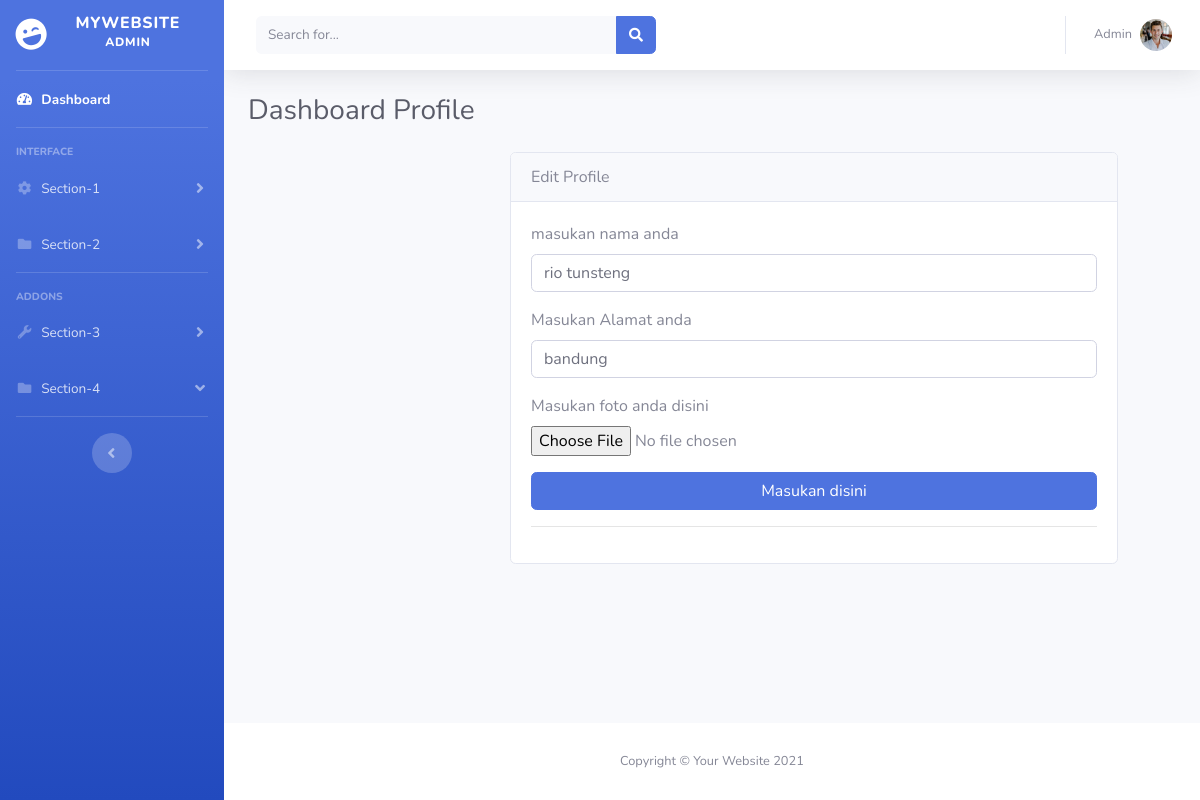
Before: /admin/tambah-profile.php?edit=1 with the older database file.
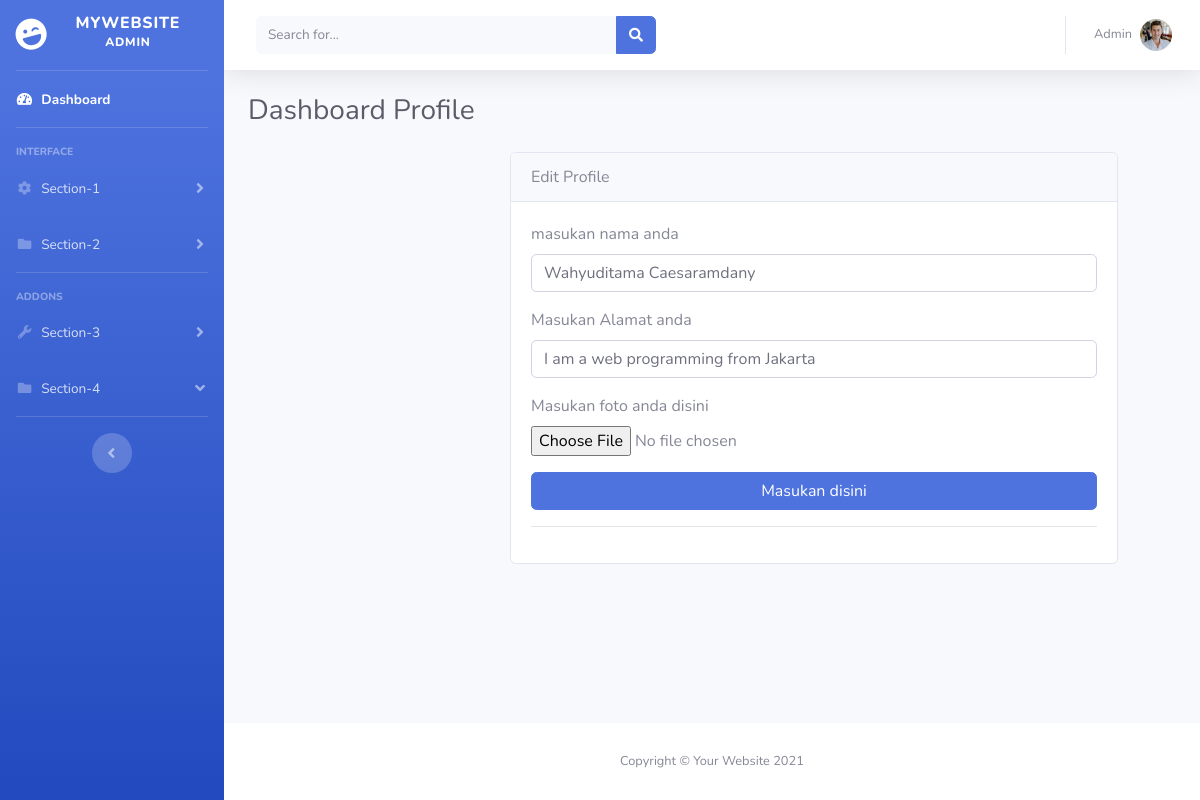
After: the same page with the newer database file.
### tables this page shows
CREATE TABLE `user` (
  `id` int(50) NOT NULL,
  `nama` varchar(50) NOT NULL,
  `alamat` varchar(50) NOT NULL,
  `foto` varchar(50) NOT NULL,
  `update_at` timestamp NOT NULL DEFAULT current_timestamp() ON UPDATE current_timestamp(),
  `create_at` timestamp NOT NULL DEFAULT current_timestamp()
);

### admin/tambah-profile.php (the view, shortened to what this page needs)
<?php
include 'database/db.php';
$id  = isset($_GET['edit']) ? $_GET['edit'] : '';
$queryEdit = mysqli_query($conn, "SELECT * FROM user WHERE id ='$id'");
$rowEdit   = mysqli_fetch_assoc($queryEdit);
?>
<!DOCTYPE html>
<html lang="en">
<head>
    <?php include 'layout/css.php' ?>
</head>
<body id="page-top">
    <div id="wrapper">
        <?php include 'layout/sidebar.php' ?>
        <div id="content-wrapper" class="d-flex flex-column">
            <div id="content">
                <?php include 'layout/navbar.php' ?>
                <div class="container-fluid">
                    <div class="d-sm-flex align-items-center justify-content-between mb-4">
                        <h1 class="h3 mb-0 text-gray-800">Dashboard Profile</h1>
                    </div>
                    <div class="row justify-content-center">
                        <div class="col-md-6">
                            <div class="card" style="width: 38rem;">
                                <div class="card-header"><?php echo isset($_GET['edit']) ? 'Edit' : 'Tambah' ?> Profile</div>
                                <div class="card-body">
                                    <form action="" method="post" enctype="multipart/form-data">
                                        <div class="form-group">
                                            <label for="username">masukan nama anda</label>
                                            <input type="text" class="form-control form-control-user"
                                                id="" aria-describedby="" name="nama"
                                                placeholder="" value="<?php echo isset($_GET['edit']) ? $rowEdit['nama'] : '' ?>">
                                        </div>
                                        <div class="form-group">
                                            <label for=""> Masukan Alamat anda</label>
                                            <input type="text" class="form-control form-control-user"
                                                id="" aria-describedby="" name="alamat"
                                                placeholder="" value="<?php echo isset($_GET['edit']) ? $rowEdit['alamat'] : '' ?>">
                                        </div>
                                        <div class="form-group">
                                            <div class="form-group">
                                                <label for=""> Masukan foto anda disini</label><br>
                                                <input type="file" class="" name="foto"
                                                    id="e" placeholder="" value="<?php echo isset($_GET['edit']) ? $rowEdit['foto'] : '' ?>">
                                            </div>
                                        </div>
                                        <button href="" type="submit" name="<?php echo isset($_GET['edit']) ? 'edit' : 'simpan' ?>" class="btn btn-primary btn-user btn-block">
                                            Masukan disini
                                        </button>
                                        <hr>
                                    </form>
                                </div>
                            </div>
                        </div>
                    </div>
                </div>
            </div>
            <footer class="sticky-footer bg-white">
                <div class="container my-auto">
                    <div class="copyright text-center my-auto">
                        <span>Copyright &copy; Your Website 2021</span>
                    </div>
                </div>
            </footer>
        </div>
</body>
</html>

Changed rows visible on the page:
changed user: nama "rio tunsteng" → "Wahyuditama Caesaramdany"; alamat "bandung" → "I am a web programming from Jakarta"
